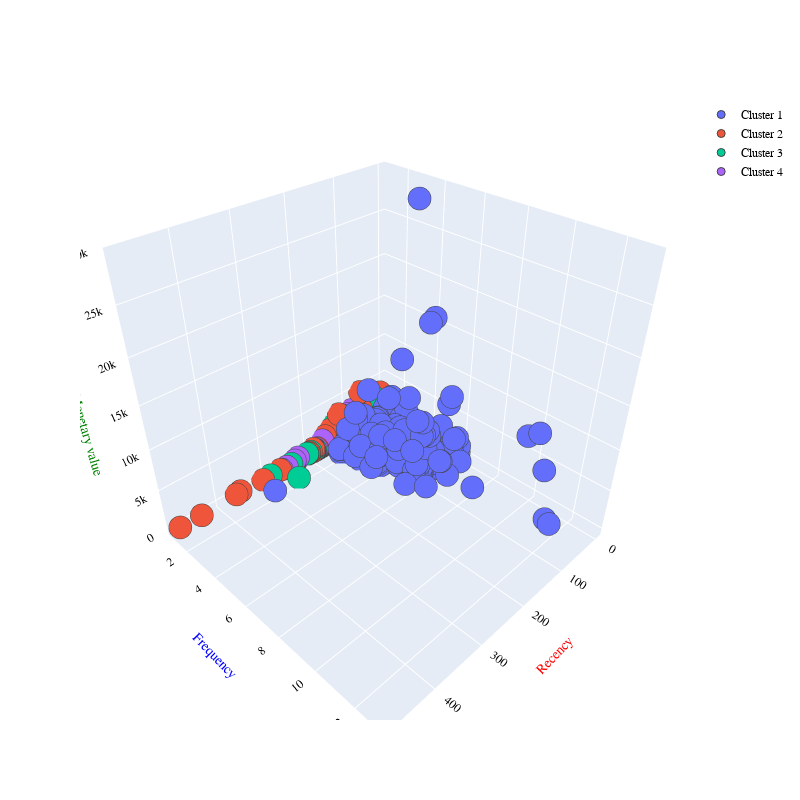

Notebook code for this chart:
### Markdown cell above
<p style="font-size: 16px" font-family="sans-serif">
We are ready to plot the clusters:

### Code cell
#plotting the results 
plot4 = go.Figure()

 
n4clusters = [0,1,2,3]   #same as we did before, the y_hc is a numpy array that returns, for each customer, the corresponding cluster assigned.
for x in n4clusters:
        plot4.add_trace(go.Scatter3d(x = dfann[dfann.clustersann == x]['Recency'], 
                                    y = dfann[dfann.clustersann == x]['Frequency'],
                                    z = dfann[dfann.clustersann == x]['Monetary value'],  
                                    mode='markers', marker_size = 8, marker_line_width = 1,
                                    name = 'Cluster ' + str(x+1)
                                    ))
                                                
                                            

            # changing the layout!

plot4.update_layout(width = 800, height = 800, autosize = True, showlegend = True,
                scene = dict(xaxis=dict(title = 'Recency', titlefont_color = 'red'),
                                yaxis=dict(title = 'Frequency', titlefont_color = 'blue'),
                                zaxis=dict(title = 'Monetary value', titlefont_color = 'green')),
                font = dict(family = "Gilroy", color  = 'black', size = 12))

plot4.show()

### Figure 1 — Plotly figure (JSON) as saved in the notebook; plotly's stock layout.template omitted (floating-point values rounded to 4 significant figures; data arrays with more than 128 entries replaced by an {"elided": "..."} marker saying what was removed)
{"data": [{"marker": {"line": {"width": 1}, "size": 8}, "mode": "markers", "name": "Cluster 1", "type": "scatter3d", "x": {"elided": "1410 int values"}, "y": {"elided": "1410 int values"}, "z": {"elided": "1410 float values"}}, {"marker": {"line": {"width": 1}, "size": 8}, "mode": "markers", "name": "Cluster 2", "type": "scatter3d", "x": {"elided": "3830 int values"}, "y": {"elided": "3830 int values"}, "z": {"elided": "3830 float values"}}, {"marker": {"line": {"width": 1}, "size": 8}, "mode": "markers", "name": "Cluster 3", "type": "scatter3d", "x": {"elided": "4433 int values"}, "y": {"elided": "4433 int values"}, "z": {"elided": "4433 float values"}}, {"marker": {"line": {"width": 1}, "size": 8}, "mode": "markers", "name": "Cluster 4", "type": "scatter3d", "x": {"elided": "1454 int values"}, "y": {"elided": "1454 int values"}, "z": {"elided": "1454 float values"}}], "layout": {"autosize": true, "font": {"color": "black", "family": "Gilroy", "size": 12}, "height": 800, "scene": {"xaxis": {"title": {"font": {"color": "red"}, "text": "Recency"}}, "yaxis": {"title": {"font": {"color": "blue"}, "text": "Frequency"}}, "zaxis": {"title": {"font": {"color": "green"}, "text": "Monetary value"}}}, "showlegend": true, "width": 800}}
